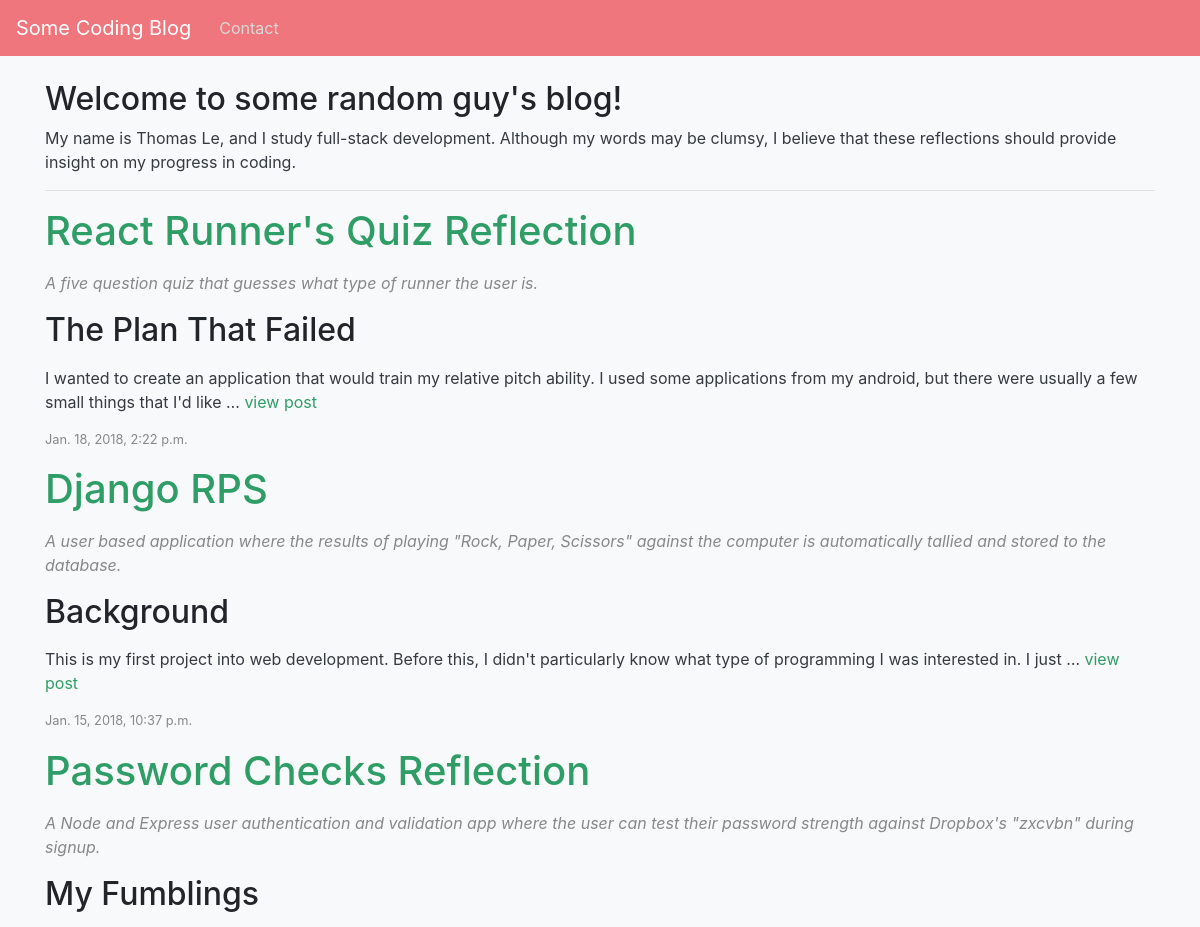
Before: / (upper part) with the older database file.
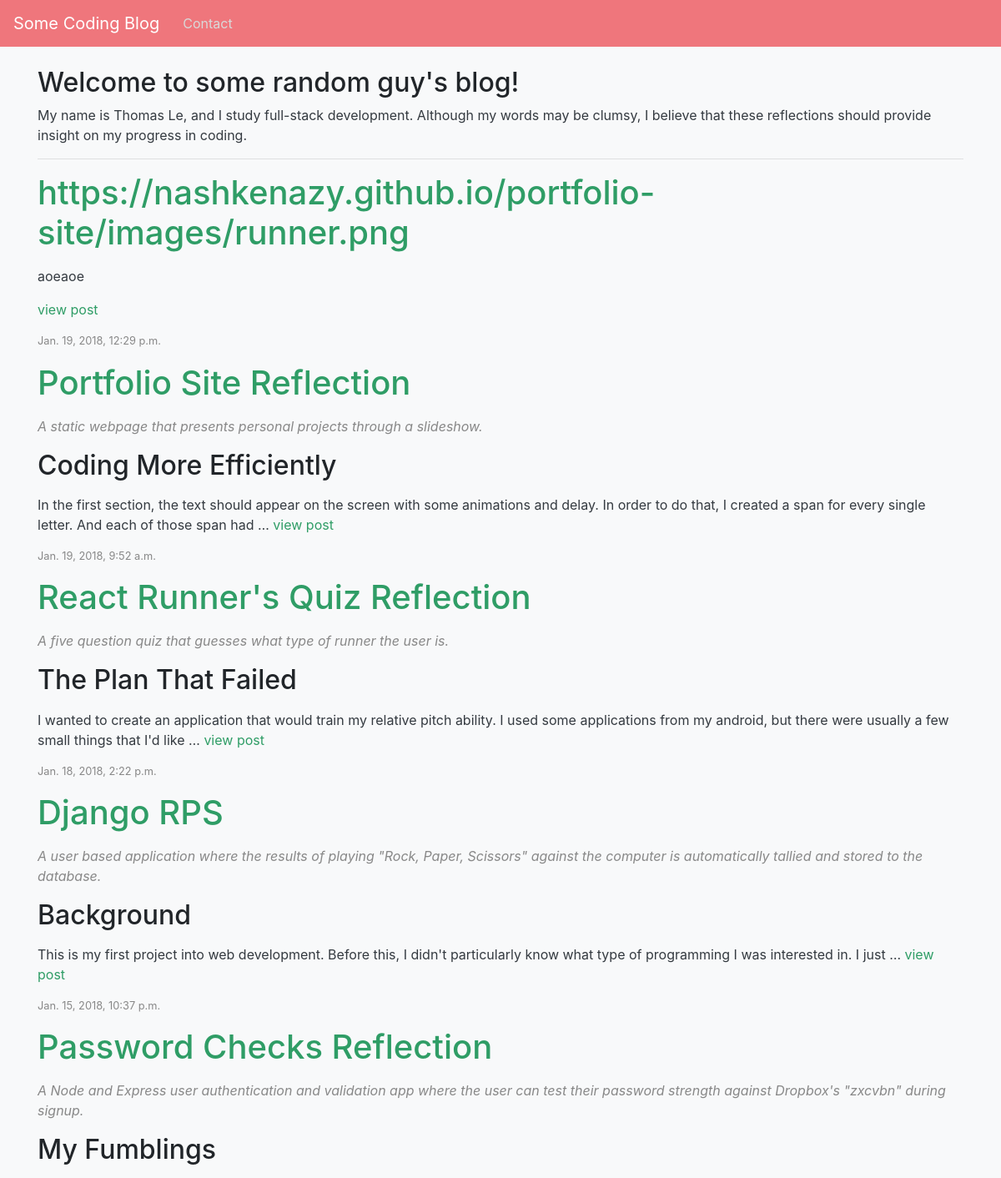
After: the same page with the newer database file.
### blog/models.py (models this page shows, shortened)
class Blog(models.Model):
    title = models.CharField(max_length=100, unique=True)
    slug = models.SlugField(max_length=100, unique=True)
    body = models.TextField()
    posted = models.DateTimeField(db_index=True, auto_now_add=True)
    @permalink
    def get_absolute_url(self):
        return ('view_blog_post', None, {'slug': self.slug})

### blog/views.py (the view)
# urls.py: path(r'', views.index),
def index(request):
    return render(request, 'index.html', {
        'posts': Blog.objects.all().order_by("-posted")
    })

### blog/templates/index.html
{% extends 'base.html' %}
{% block content %}
<h2>Welcome to some random guy's blog!</h2>
<p>My name is Thomas Le, and I study full-stack development. Although my words may be clumsy, I believe that these reflections should provide insight on my progress in coding.</p>
    <hr />
    {% if posts %}
        {% for post in posts %}
<div class="card mb-3">
  <div class="card-body">
    <h1 class="card-header"><a href="{{ post.get_absolute_url }}">{{ post.title }}</a></h1>
    <p class="card-text">{{post.body|safe|linebreaks|truncatewords:50}} <a href="{{ post.get_absolute_url }}">view post</a></p>
    <p class="card-text"><small class="text-muted">{{post.posted}}</small></p>
  </div>
</div>
        {% endfor %}
    {% else %}
        <p>There are no posts.</p>
    {% endif %}
{% endblock %}

Changed rows visible on the page:
added Blog: title "https://nashkenazy.github.io/portfolio-site/images/runner.png", body "aoeaoe", posted "Jan. 19, 2018, 12:29 p.m."
added Blog: title "Portfolio Site Reflection", body "A static webpage that presents personal projects through a slideshow. Coding More Efficiently In the first section, the text should appear on the screen with some animations and delay. In order to do that, I created a span for every single letter. And each of those span had …", posted "Jan. 19, 2018, 9:52 a.m."
